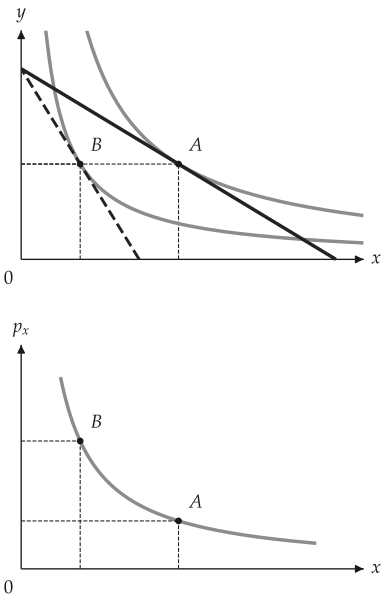

This chart was generated by the following Python code:
from mosaickit import (
    AxisSpec,
    Canvas,
    CanvasGrid,
    CanvasSpec,
    Config as MosaicConfig,
    DashStyle,
    Fill,
    Marker,
    MarkerLayer,
    PathLayer,
    Stroke,
    StyleBundle,
    TextLayer,
    TextStyle,
    build_axes,
)
import numpy as np

from utility_viz import Config, solve
from utility_viz.core.scenes import UTILITY_THEME, budget_layers, indifference_layers
from utility_viz.models import CobbDouglas

INK, DARK, GREY = "#1a1a1a", "#222222", "#8c8c8c"  # the manual theme's colours
settings = Config.load("econ-viz.toml")
text = TextStyle(color=INK, size=14, font="serif")

# Cobb-Douglas demand for x
model = CobbDouglas(alpha=0.5, beta=0.5)
py, income, px_a, px_b = 2.0, 40.0, 1.5, 4.0
points = {"A": px_a, "B": px_b}
optimum = {name: solve(model, px=px, py=py, income=income) for name, px in points.items()}
X = 29.0  # x runs from 0 to 29


def panel(y_min, y_max, height, y_label):
    """A white panel with thin axes; guides from a point to the axes are dashed."""
    spec = CanvasSpec(
        x_range=(0, X), y_range=(y_min, y_max), width=4.6, height=height, x_label="", y_label=""
    )
    roles = {
        "canvas": StyleBundle(fill=Fill(color="#ffffff", opacity=1.0)),
        "axes": StyleBundle(stroke=Stroke(color=INK, width=1.0), text=text),
        "guide": StyleBundle(stroke=Stroke(color=INK, width=0.8, dash=DashStyle.DASHED)),
    }
    cv = Canvas(spec, theme=UTILITY_THEME, config=MosaicConfig(fonts=settings.fonts, math_font=settings.math_font), role_overrides=roles)
    cv.extend(
        build_axes(
            AxisSpec((0, X), arrow="end", label="$x$"),
            AxisSpec((0, y_max), arrow="end", label=y_label),
        )
    )
    cv.add(TextLayer((0, 0), "0", offset=(-6, -8), anchor="top-right", style=text, id="origin"))
    return cv


def mark(cv, name, x, y):
    """A black dot with its italic letter, and dashed guides to both axes."""
    cv.add(PathLayer([(0, y), (x, y)], id=f"{name}.h", role="guide"))
    cv.add(PathLayer([(x, 0), (x, y)], id=f"{name}.v", role="guide"))
    cv.add(
        MarkerLayer(
            [(x, y)], marker=Marker(color=INK, size=26, edge_width=0), id=f"{name}.dot", z_index=5
        )
    )
    cv.add(
        TextLayer(
            (x, y),
            name,
            math=True,
            offset=(8, 6),
            anchor="bottom-left",
            style=text,
            id=f"{name}.label",
        )
    )


# top panel is the goods space
top = panel(-3.5, 24, 3.9, "$y$")
top.extend(budget_layers(px_a, py, income, layer_id="ba", stroke=Stroke(color=DARK, width=2.6)))
top.extend(
    budget_layers(
        px_b, py, income, layer_id="bb", stroke=Stroke(color=DARK, width=2.2, dash=DashStyle.DASHED)
    )
)
for name, eq in optimum.items():
    curve, _ = indifference_layers(
        model, [eq.utility], X, 24, layer_id=f"u.{name}", stroke=Stroke(color=GREY, width=2.6)
    )
    top.extend(curve)
    mark(top, name, eq.x, eq.y)

# bottom panel is the demand curve
bottom = panel(-1.2, 7, 3.6, "$p_x$")
prices = np.linspace(0.8, 6.0, 80)
demand = tuple(zip(0.5 * income / prices, prices))
bottom.add(PathLayer(demand, stroke=Stroke(color=GREY, width=2.6), id="demand"))
for name, eq in optimum.items():
    mark(bottom, name, eq.x, points[name])

CanvasGrid([[top], [bottom]]).save("demand.png")
